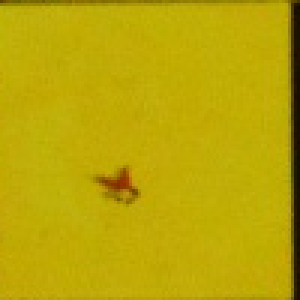
#> input picture trainset/Field/13.jpg_3_2.png, 100 x 100 px (shown 3 times larger); its folder holds only this picture in this run
$ python classifier.py
#> lines starting #> are read from the running program, lines starting #| are printed output that depends on the picture
import pandas as pd
import os
import cv2 as cv
from sklearn.ensemble import RandomForestClassifier
from joblib import dump

def flatten_image(image):
    # Flatten the image using NumPy
    return image.flatten()

def process_image(file_path, terrain):
    # Load and preprocess the image
#> called with file_path = 'trainset/Field/13.jpg_3_2.png', terrain = 'Field'
    image = cv.imread(file_path)
#> image is the input picture: shape (100, 100, 3); mean B, G, R 5.2, 166.1, 186.4
    image = cv.resize(image, (25, 25))
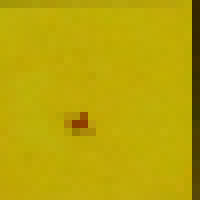
#> image: shape (25, 25, 3) (shown 8 times larger); mean B, G, R 5.1, 166, 186.3
    flattened_image = flatten_image(image)
#> flattened_image = 1875 values, max 198 at index 1646, min 0 at index 72, mean 119.1
    return [terrain] + flattened_image.tolist()

def get_train():
    data = []
    # Iterate over the images for each terrain type folder in 'trainset' and append the flattened tile and terrain type to the dataframe
    for terrain in os.listdir("trainset"):
        terrain_path = os.path.join("trainset", terrain)
        for file in os.listdir(terrain_path):
            file_path = os.path.join(terrain_path, file)
            data.append(process_image(file_path, terrain))
#> pass 2 of the loop in get_train, `for terrain in os.listdir("trainset"):`:
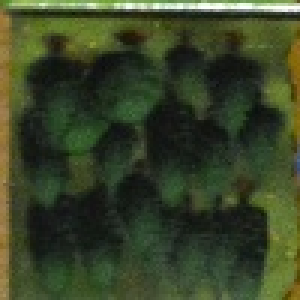
#> input picture trainset/Forest/1.jpg_0_4.png, 100 x 100 px (shown 3 times larger)
#> in process_image, image is the input picture: shape (100, 100, 3); mean B, G, R 39.3, 67.1, 56.2
#> in process_image (call 2), `image = cv.resize(image, (25, 25))`:
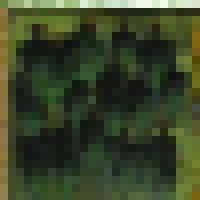
#> image: shape (25, 25, 3) (shown 8 times larger); mean B, G, R 40.8, 68.6, 57.8
#> flattened_image = 1875 values, max 253 at index 61, min 7 at index 597, mean 55.72

    # Convert data to DataFrame
    columns = ["terrain"] + [f"pixel{i}" for i in range(25 * 25 * 3)]  # Assuming RGB images
    df = pd.DataFrame(data, columns=columns)
#> df = table of 2 rows and 1876 columns

    # Save the dataframe to a csv file
    df.to_csv("trainset.csv", index=False)

def train_model():
    df = pd.read_csv("trainset.csv")
    df.dropna(inplace=True)
    X = df.drop("terrain", axis=1)
    y = df["terrain"]
    model = RandomForestClassifier(n_estimators=100, n_jobs=-1, max_depth=10, random_state=42)
    model.fit(X, y)
    dump(model, "model.joblib")

if __name__ == "__main__":
    get_train()
    train_model()
